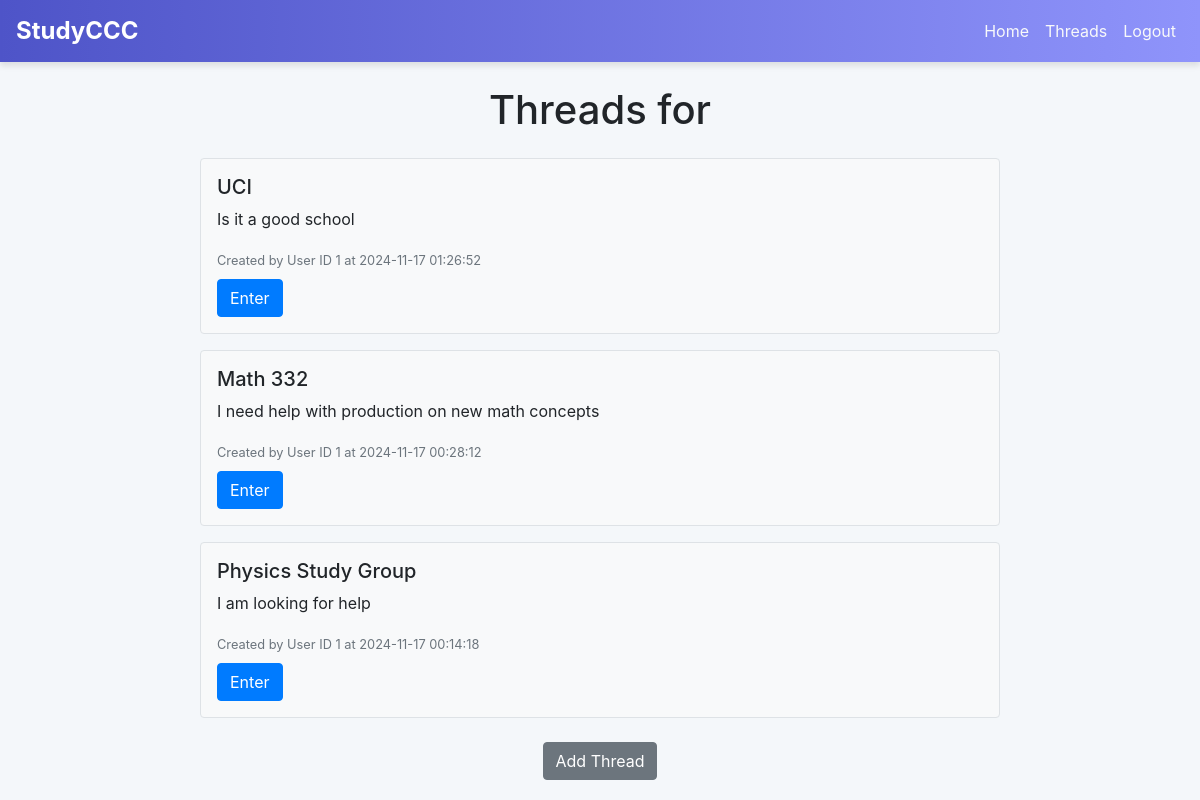
Screenshot of / (signed in) with the database file from the repository.
### website/models.py (models this page shows)
class Thread(db.Model):
    id = db.Column(db.Integer, primary_key=True)
    school_id = db.Column(db.Integer, db.ForeignKey('school.id'))
    title = db.Column(db.String(150), unique=True)
    description = db.Column(db.String(500))  # Added description field
    created_by = db.Column(db.Integer, db.ForeignKey('user.id'))  # Added creator field
    time_stamp = db.Column(db.DateTime(timezone=True), default=func.now())  # Added timestamp

### website/threads.py (the view, shortened to what this page needs)
@thread.route('/', methods=['GET', 'POST'])
@login_required
def view_threads():
    school = School.query.get(current_user.schoolId)
    threads = Thread.query.filter_by(school_id=current_user.schoolId).order_by(Thread.time_stamp.desc()).all()
    return render_template('view_threads.html', user=current_user, threads=threads, school=school)

### website/__init__.py (called while the page is built)
def create_app():
    app = Flask(__name__)
    app.config['SECRET_KEY'] = 'hjshjhdjah kjshkjdhjs'
    app.config['SQLALCHEMY_DATABASE_URI'] = f'sqlite:///{DB_NAME}'
    db.init_app(app)
    from .views import views
    from .auth import auth
    from .threads import thread
    app.register_blueprint(views, url_prefix='/')
    app.register_blueprint(auth, url_prefix='/')
    app.register_blueprint(thread, url_prefix='/')
    from .models import User, Note
    with app.app_context():
        db.create_all()
    login_manager = LoginManager()
    login_manager.login_view = 'auth.login'
    login_manager.init_app(app)
    @login_manager.user_loader
    def load_user(id):
        return User.query.get(int(id))
    return app

### website/templates/view_threads.html (shortened to what this page needs)
{% extends "base.html" %}
{% block content %}
<div class="container mt-4">
    <h1 class="text-center">Threads for {{ school.name }}</h1>
    <div class="threads-container mt-4">
        {% for thread in threads %}
        <div class="thread-card border rounded p-3 mb-3">
            <h2 class="h5">{{ thread.title }}</h2>
            <p>{{ thread.description }}</p>
            <small class="text-muted">Created by User ID {{ thread.created_by }} at {{ thread.time_stamp }}</small>
            <form action="{{ url_for('thread.thread_messages', thread_id=thread.id) }}" method="GET" class="mt-2">
                <button type="submit" class="btn btn-primary">Enter</button>
            </form>
        </div>
        {% endfor %}
    </div>
    <div class="text-center mt-4">
        <button class="btn btn-secondary" onclick="document.getElementById('create-thread-form').style.display='block'">Add Thread</button>
    </div>
</div>
{% endblock %}

### website/templates/base.html (style rules this page uses)
body { background-color: #f4f7fa; }

### website/templates/view_threads.html (style rules this page uses)
.threads-container { max-width: 800px; margin: 0 auto; }
.thread-card { background-color: #f8f9fa; }

### rows the page displays
Thread: title "UCI", description "Is it a good school", created_by "1", time_stamp "2024-11-17 01:26:52"
Thread: title "Math 332", description "I need help with production on new math concepts", created_by "1", time_stamp "2024-11-17 00:28:12"
Thread: title "Physics Study Group", description "I am looking for help", created_by "1", time_stamp "2024-11-17 00:14:18"
